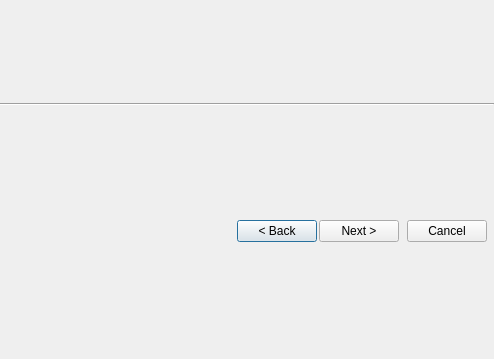
<ui version="4.0" >
 <class>WizardDialog</class>
 <widget class="QDialog" name="WizardDialog" >
  <property name="geometry" >
   <rect>
    <x>0</x>
    <y>0</y>
    <width>494</width>
    <height>359</height>
   </rect>
  </property>
  <property name="sizePolicy" >
   <sizepolicy vsizetype="Fixed" hsizetype="Fixed" >
    <horstretch>0</horstretch>
    <verstretch>0</verstretch>
   </sizepolicy>
  </property>
  <property name="minimumSize" >
   <size>
    <width>494</width>
    <height>359</height>
   </size>
  </property>
  <property name="maximumSize" >
   <size>
    <width>494</width>
    <height>359</height>
   </size>
  </property>
  <property name="windowTitle" >
   <string>Dialog</string>
  </property>
  <layout class="QVBoxLayout" >
   <property name="spacing" >
    <number>0</number>
   </property>
   <property name="leftMargin" >
    <number>0</number>
   </property>
   <property name="topMargin" >
    <number>0</number>
   </property>
   <property name="rightMargin" >
    <number>0</number>
   </property>
   <property name="bottomMargin" >
    <number>0</number>
   </property>
   <item>
    <widget class="Line" name="line" >
     <property name="orientation" >
      <enum>Qt::Horizontal</enum>
     </property>
    </widget>
   </item>
   <item>
    <layout class="QHBoxLayout" >
     <property name="spacing" >
      <number>2</number>
     </property>
     <property name="leftMargin" >
      <number>7</number>
     </property>
     <property name="topMargin" >
      <number>7</number>
     </property>
     <property name="rightMargin" >
      <number>7</number>
     </property>
     <property name="bottomMargin" >
      <number>7</number>
     </property>
     <item>
      <spacer>
       <property name="orientation" >
        <enum>Qt::Horizontal</enum>
       </property>
       <property name="sizeHint" >
        <size>
         <width>131</width>
         <height>31</height>
        </size>
       </property>
      </spacer>
     </item>
     <item>
      <widget class="QPushButton" name="backButton" >
       <property name="text" >
        <string>&lt; Back</string>
       </property>
      </widget>
     </item>
     <item>
      <widget class="QPushButton" name="nextButton" >
       <property name="text" >
        <string>Next ></string>
       </property>
      </widget>
     </item>
     <item>
      <spacer>
       <property name="orientation" >
        <enum>Qt::Horizontal</enum>
       </property>
       <property name="sizeType" >
        <enum>QSizePolicy::Fixed</enum>
       </property>
       <property name="sizeHint" >
        <size>
         <width>6</width>
         <height>20</height>
        </size>
       </property>
      </spacer>
     </item>
     <item>
      <widget class="QPushButton" name="cancelButton" >
       <property name="text" >
        <string>Cancel</string>
       </property>
      </widget>
     </item>
    </layout>
   </item>
  </layout>
 </widget>
 <resources/>
 <connections>
  <connection>
   <sender>cancelButton</sender>
   <signal>clicked()</signal>
   <receiver>WizardDialog</receiver>
   <slot>reject()</slot>
   <hints>
    <hint type="sourcelabel" >
     <x>485</x>
     <y>244</y>
    </hint>
    <hint type="destinationlabel" >
     <x>179</x>
     <y>282</y>
    </hint>
   </hints>
  </connection>
 </connections>
</ui>
